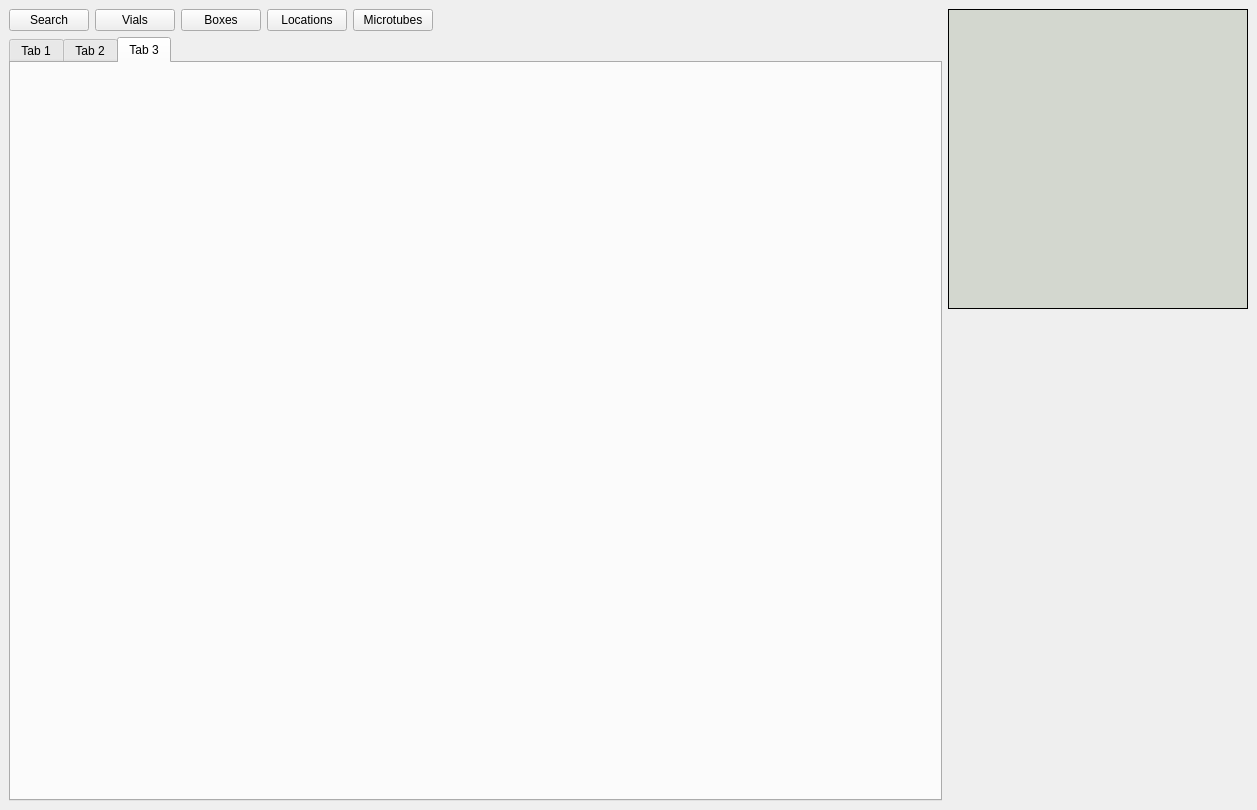
<?xml version="1.0" encoding="UTF-8"?>
<ui version="4.0">
 <class>MainWindow</class>
 <widget class="QMainWindow" name="MainWindow">
  <property name="geometry">
   <rect>
    <x>0</x>
    <y>0</y>
    <width>1257</width>
    <height>810</height>
   </rect>
  </property>
  <property name="windowTitle">
   <string>MainWindow</string>
  </property>
  <widget class="QWidget" name="centralwidget">
   <layout class="QGridLayout" name="gridLayout_7">
    <item row="0" column="0">
     <layout class="QGridLayout" name="gridLayout_6">
      <item row="0" column="0">
       <widget class="QPushButton" name="goto_search_btn">
        <property name="text">
         <string>Search</string>
        </property>
       </widget>
      </item>
      <item row="0" column="1">
       <widget class="QPushButton" name="goto_vials_btn">
        <property name="text">
         <string>Vials</string>
        </property>
       </widget>
      </item>
      <item row="0" column="2">
       <widget class="QPushButton" name="goto_boxes_btn">
        <property name="enabled">
         <bool>true</bool>
        </property>
        <property name="text">
         <string>Boxes</string>
        </property>
       </widget>
      </item>
      <item row="0" column="3">
       <widget class="QPushButton" name="goto_locations_btn">
        <property name="text">
         <string>Locations</string>
        </property>
       </widget>
      </item>
      <item row="0" column="4">
       <widget class="QPushButton" name="goto_microtubes_btn">
        <property name="text">
         <string>Microtubes</string>
        </property>
       </widget>
      </item>
      <item row="0" column="5">
       <spacer name="horizontalSpacer_5">
        <property name="orientation">
         <enum>Qt::Horizontal</enum>
        </property>
        <property name="sizeHint" stdset="0">
         <size>
          <width>438</width>
          <height>20</height>
         </size>
        </property>
       </spacer>
      </item>
      <item row="1" column="0" colspan="6">
       <widget class="QTabWidget" name="module_tab_wg">
        <property name="currentIndex">
         <number>2</number>
        </property>
        <widget class="QWidget" name="tab_1">
         <attribute name="title">
          <string>Tab 1</string>
         </attribute>
        </widget>
        <widget class="QWidget" name="tab_2">
         <attribute name="title">
          <string>Tab 2</string>
         </attribute>
        </widget>
        <widget class="QWidget" name="tab_3">
         <attribute name="title">
          <string>Tab 3</string>
         </attribute>
        </widget>
       </widget>
      </item>
     </layout>
    </item>
    <item row="0" column="1">
     <layout class="QVBoxLayout" name="verticalLayout">
      <item>
       <widget class="QLabel" name="structure_lab">
        <property name="minimumSize">
         <size>
          <width>300</width>
          <height>300</height>
         </size>
        </property>
        <property name="maximumSize">
         <size>
          <width>300</width>
          <height>300</height>
         </size>
        </property>
        <property name="styleSheet">
         <string notr="true">background-color: rgb(211, 215, 207); border: 1px solid black;</string>
        </property>
        <property name="text">
         <string/>
        </property>
       </widget>
      </item>
      <item>
       <spacer name="verticalSpacer_7">
        <property name="orientation">
         <enum>Qt::Vertical</enum>
        </property>
        <property name="sizeHint" stdset="0">
         <size>
          <width>20</width>
          <height>428</height>
         </size>
        </property>
       </spacer>
      </item>
     </layout>
    </item>
   </layout>
  </widget>
 </widget>
 <resources/>
 <connections/>
</ui>
